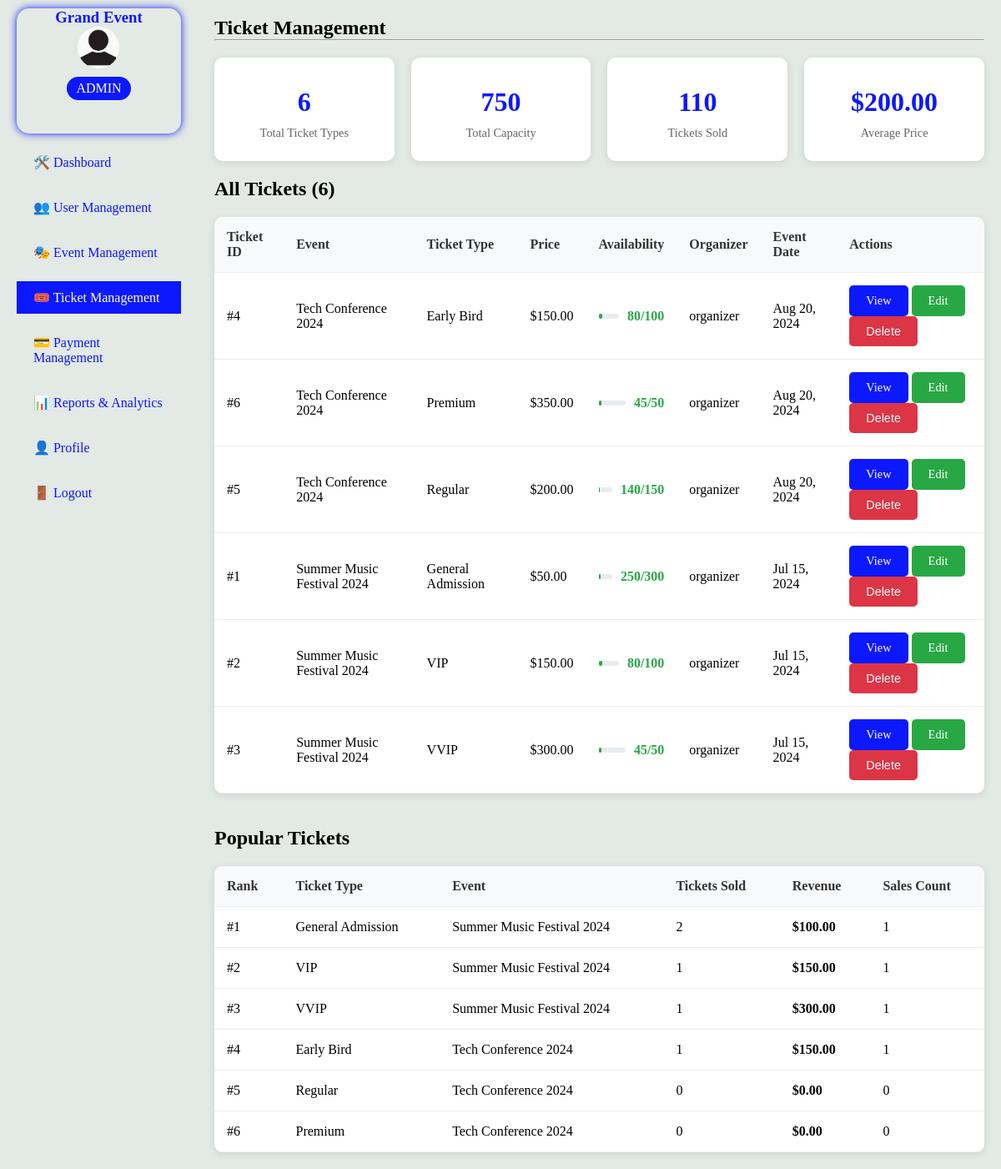
The app's page /admin/ticket_management.php (signed in) with its own data.
### tables this page shows
CREATE TABLE IF NOT EXISTS `tickets` (
  `ticket_id` int(11) NOT NULL AUTO_INCREMENT,
  `event_id` int(11) NOT NULL,
  `ticket_type` varchar(50) NOT NULL,
  `price` decimal(10,2) NOT NULL,
  `total_quantity` int(11) NOT NULL,
  `available_quantity` int(11) NOT NULL,
  `sold_quantity` int(11) DEFAULT 0,
  `seat_layout` text DEFAULT NULL,
  `description` text DEFAULT NULL,
  `created_at` timestamp DEFAULT CURRENT_TIMESTAMP,
  PRIMARY KEY (`ticket_id`),
  KEY `event_id` (`event_id`),
  KEY `ticket_type` (`ticket_type`)
);

CREATE TABLE IF NOT EXISTS `events` (
  `id` int(11) NOT NULL AUTO_INCREMENT,
  `organizer_id` int(11) NOT NULL,
  `event_name` varchar(200) NOT NULL,
  `event_date` date NOT NULL,
  `event_time` time NOT NULL,
  `event_location` varchar(255) NOT NULL,
  `event_category` varchar(50) DEFAULT NULL,
  `ticket_price` decimal(10,2) NOT NULL,
  `total_tickets` int(11) NOT NULL,
  `event_description` text DEFAULT NULL,
  `created_at` timestamp DEFAULT CURRENT_TIMESTAMP,
  PRIMARY KEY (`id`),
  KEY `organizer_id` (`organizer_id`),
  KEY `event_date` (`event_date`)
);

CREATE TABLE IF NOT EXISTS `users` (
  `id` int(11) NOT NULL AUTO_INCREMENT,
  `username` varchar(50) NOT NULL,
  `email` varchar(100) NOT NULL,
  `password` varchar(255) NOT NULL,
  `full_name` varchar(100) DEFAULT NULL,
  `role` enum('admin','organizer','user') DEFAULT 'user',
  `created_at` timestamp DEFAULT CURRENT_TIMESTAMP,
  PRIMARY KEY (`id`),
  UNIQUE KEY `username` (`username`),
  UNIQUE KEY `email` (`email`)
);

### config.php (called while the page is built, shortened)
<?php
try {
    $conn = new mysqli(DB_HOST, DB_USER, DB_PASS, DB_NAME);
} catch(Exception $e) {
    die("Connection failed: " . $e->getMessage());
}
function executeQuery($sql, $params = [], $types = "") {
    global $conn;
    $stmt = $conn->prepare($sql);
    $stmt->execute();
    return $stmt;
}
function fetchAll($sql, $params = [], $types = "") {
    $stmt = executeQuery($sql, $params, $types);
    $result = $stmt->get_result();
    $rows = [];
    while ($row = $result->fetch_assoc()) {
        $rows[] = $row;
    }
    return $rows;
}
?>

### admin/ticket_management.php (the view, shortened to what this page needs)
<?php
require_once '../config.php';
$action = $_GET['action'] ?? '';
$ticket_id = $_GET['id'] ?? 0;
$tickets = fetchAll("
    SELECT t.*, e.event_name, e.event_date, e.event_location, u.username as organizer_name
    FROM tickets t
    JOIN events e ON t.event_id = e.id
    JOIN users u ON e.organizer_id = u.id
    ORDER BY e.event_date DESC, t.ticket_type
");
$current_ticket = null;
$ticket_stats = fetchAll("
    SELECT
        COUNT(*) as total_tickets,
        SUM(total_quantity) as total_capacity,
        SUM(sold_quantity) as total_sold,
        SUM(available_quantity) as total_available,
        AVG(price) as avg_price
    FROM tickets
");
$popular_tickets = fetchAll("
    SELECT
        t.ticket_type,
        e.event_name,
        COUNT(ts.sale_id) as sales_count,
        SUM(ts.quantity) as tickets_sold,
        SUM(ts.total_amount) as revenue
    FROM tickets t
    JOIN events e ON t.event_id = e.id
    LEFT JOIN ticket_sales ts ON t.ticket_id = ts.ticket_id AND ts.payment_status = 'completed'
    GROUP BY t.ticket_id
    ORDER BY tickets_sold DESC
    LIMIT 10
");
?>
<!DOCTYPE html>
<html lang="en">
<head>
</head>
<body>
    <main>
        <aside>
            <div class="profile">
                <h3>Grand Event</h3>
                <div class="img"><img src="../img/pro.jpg" alt="Admin"></div>
                <div class="ro">ADMIN</div>
            </div>
            <div class="roles">
                <a href="adminpage.php">🛠️ Dashboard</a>
                <a href="userman.php">👥 User Management</a>
                <a href="event_management.php">🎭 Event Management</a>
                <a href="ticket_management.php" class="act">🎟️ Ticket Management</a>
                <a href="payment_manage.php">💳 Payment Management</a>
                <a href="report.php">📊 Reports & Analytics</a>
                <a href="profile.php">👤 Profile</a>
                <a href="../logout.php">🚪 Logout</a>
            </div>
        </aside>
        <section>
            <h1>Ticket Management</h1>
            <hr>
            <?php if ($ticket_stats && !$ticket_id): ?>
                <div class="stats-grid">
                    <div class="stat-card">
                        <div class="stat-value"><?php echo $ticket_stats[0]['total_tickets'] ?? 0; ?></div>
                        <div class="stat-label">Total Ticket Types</div>
                    </div>
                    <div class="stat-card">
                        <div class="stat-value"><?php echo $ticket_stats[0]['total_capacity'] ?? 0; ?></div>
                        <div class="stat-label">Total Capacity</div>
                    </div>
                    <div class="stat-card">
                        <div class="stat-value"><?php echo $ticket_stats[0]['total_sold'] ?? 0; ?></div>
                        <div class="stat-label">Tickets Sold</div>
                    </div>
                    <div class="stat-card">
                        <div class="stat-value">$<?php echo number_format($ticket_stats[0]['avg_price'] ?? 0, 2); ?></div>
                        <div class="stat-label">Average Price</div>
                    </div>
                </div>
            <?php endif; ?>
            <?php if ($ticket_id && $current_ticket && $action == 'edit'): ?>
                <div class="form-container">
                    <h2>Edit Ticket: <?php echo htmlspecialchars($current_ticket['ticket_type']); ?></h2>
                    <form method="POST">
                        <input type="hidden" name="ticket_id" value="<?php echo $current_ticket['ticket_id']; ?>">
                        <input type="hidden" name="update_ticket" value="1">
                        <div class="form-group">
                            <label class="form-label">Event</label>
                            <input type="text" class="form-control"
                                   value="<?php echo htmlspecialchars($current_ticket['event_name']); ?>"
                                   disabled>
                        </div>
                        <div class="form-group">
                            <label class="form-label">Ticket Type *</label>
                            <input type="text" name="ticket_type" class="form-control"
                                   value="<?php echo htmlspecialchars($current_ticket['ticket_type']); ?>"
                                   required>
                        </div>
                        <div class="form-row">
                            <div class="form-group">
                                <label class="form-label">Price ($) *</label>
                                <input type="number" step="0.01" name="price" class="form-control"
                                       value="<?php echo $current_ticket['price']; ?>"
                                       required>
                            </div>
                            <div class="form-group">
                                <label class="form-label">Total Quantity *</label>
                                <input type="number" name="total_quantity" class="form-control"
                                       value="<?php echo $current_ticket['total_quantity']; ?>"
                                       required>
                                <small style="color: #666;">Currently sold: <?php echo $current_ticket['sold_quantity']; ?></small>
                            </div>
                        </div>
                        <div class="form-group">
                            <label class="form-label">Seat Layout</label>
                            <textarea name="seat_layout" class="form-control" rows="3"><?php echo htmlspecialchars($current_ticket['seat_layout'] ?? ''); ?></textarea>
                            <small style="color: #666;">Describe seating arrangement (e.g., "VIP: Rows 1-3")</small>
                        </div>
                        <div class="form-group">
                            <label class="form-label">Description</label>
                            <textarea name="description" class="form-control" rows="4"><?php echo htmlspecialchars($current_ticket['description'] ?? ''); ?></textarea>
                        </div>
                        <button type="submit" class="btn btn-primary">Update Ticket</button>
                        <a href="ticket_management.php?action=view&id=<?php echo $ticket_id; ?>" class="btn btn-secondary">Cancel</a>
                    </form>
                </div>
            <?php else: ?>
                <div class="header-actions">
                    <div>
                        <h2>All Tickets (<?php echo count($tickets); ?>)</h2>
                    </div>
                </div>
                <table class="table">
                    <thead>
                        <tr>
                            <th>Ticket ID</th>
                            <th>Event</th>
                            <th>Ticket Type</th>
                            <th>Price</th>
                            <th>Availability</th>
                            <th>Organizer</th>
                            <th>Event Date</th>
                            <th>Actions</th>
                        </tr>
                    </thead>
                    <tbody>
                        <?php if (!empty($tickets)): ?>
                            <?php foreach ($tickets as $ticket):
                                $percentage = ($ticket['sold_quantity'] / $ticket['total_quantity']) * 100;
                                $availability_class = '';
                                if ($ticket['available_quantity'] == 0) {
                                    $availability_class = 'text-danger';
                                } elseif ($ticket['available_quantity'] < 10) {
                                    $availability_class = 'text-warning';
                                } else {
                                    $availability_class = 'text-success';
                                }
                            ?>
                                <tr>
                                    <td>#<?php echo $ticket['ticket_id']; ?></td>
                                    <td><?php echo htmlspecialchars($ticket['event_name']); ?></td>
                                    <td><?php echo htmlspecialchars($ticket['ticket_type']); ?></td>
                                    <td>$<?php echo number_format($ticket['price'], 2); ?></td>
                                    <td>
                                        <div style="display: flex; align-items: center; gap: 10px;">
                                            <div style="flex: 1;">
                                                <div style="height: 6px; background: #e9ecef; border-radius: 3px;">
                                                    <div style="height: 100%; width: <?php echo min($percentage, 100); ?>%; background: #28a745; border-radius: 3px;"></div>
                                                </div>
                                            </div>
                                            <span class="<?php echo $availability_class; ?>">
                                                <?php echo $ticket['available_quantity']; ?>/<?php echo $ticket['total_quantity']; ?>
                                            </span>
                                        </div>
                                    </td>
                                    <td><?php echo htmlspecialchars($ticket['organizer_name']); ?></td>
                                    <td><?php echo date('M d, Y', strtotime($ticket['event_date'])); ?></td>
                                    <td>
                                        <a href="ticket_management.php?action=view&id=<?php echo $ticket['ticket_id']; ?>" class="btn btn-primary">View</a>
                                        <a href="ticket_management.php?action=edit&id=<?php echo $ticket['ticket_id']; ?>" class="btn btn-success">Edit</a>
                                        <form method="POST" style="display: inline;" onsubmit="return confirm('Are you sure you want to delete this ticket? This action cannot be undone.');">
                                            <button type="submit" class="btn btn-danger">Delete</button>
                                        </form>
                                    </td>
                                </tr>
                            <?php endforeach; ?>
                        <?php else: ?>
                            <tr>
                                <td colspan="8" style="text-align: center; color: #666;">No tickets found</td>
                            </tr>
                        <?php endif; ?>
                    </tbody>
                </table>
                <?php if (!empty($popular_tickets)): ?>
                    <h2 style="margin-top: 40px;">Popular Tickets</h2>
                    <table class="table">
                        <thead>
                            <tr>
                                <th>Rank</th>
                                <th>Ticket Type</th>
                                <th>Event</th>
                                <th>Tickets Sold</th>
                                <th>Revenue</th>
                                <th>Sales Count</th>
                            </tr>
                        </thead>
                        <tbody>
                            <?php foreach ($popular_tickets as $index => $ticket): ?>
                                <tr>
                                    <td>#<?php echo $index + 1; ?></td>
                                    <td><?php echo htmlspecialchars($ticket['ticket_type']); ?></td>
                                    <td><?php echo htmlspecialchars($ticket['event_name']); ?></td>
                                    <td><?php echo $ticket['tickets_sold'] ?? 0; ?></td>
                                    <td><strong>$<?php echo number_format($ticket['revenue'] ?? 0, 2); ?></strong></td>
                                    <td><?php echo $ticket['sales_count'] ?? 0; ?></td>
                                </tr>
                            <?php endforeach; ?>
                        </tbody>
                    </table>
                <?php endif; ?>
            <?php endif; ?>
        </section>
    </main>
</body>
</html>

### admin/ticket_management.php (style rules this page uses)
* { margin: 0; padding: 0; box-sizing: border-box; }
body { height: 100vh; width: 100vw; background: #e3e9e4; }
main { display: flex; justify-content: space-between; }
aside { margin: 10px 20px; flex-basis: 17%; }
section { flex-basis: 83%; padding: 20px; }
.roles { display: flex; justify-content: space-between; flex-direction: column; }
.roles a { text-decoration: none; color: #0c18fd; padding: 10px 20px; margin-top: 15px; }
.profile { height: 150px; font-family: cursive; box-shadow: 0 0 10px #0c18fd; border-radius: 15px; }
.profile h3 { text-align: center; color: #0c18fd; }
.img { width: 50px; height: 50px; border-radius: 50%; margin: auto; }
.img img { width: 50px; height: 50px; border-radius: 50%; margin: auto; }
.ro { text-align: center; margin: 10px 60px; padding: 5px 0; border-radius: 20px; background: #0c18fd; color: #fff; }
.act { color: #fff !important; background: #0c18fd; }
.header-actions { display: flex; justify-content: space-between; align-items: center; margin-bottom: 20px; }
.btn { padding: 10px 20px; border: none; border-radius: 5px; cursor: pointer; text-decoration: none; display: inline-block; font-size: 0.9em; }
.btn-primary { background: #0c18fd; color: white; }
.btn-success { background: #28a745; color: white; }
.btn-danger { background: #dc3545; color: white; }
.stats-grid { display: grid; grid-template-columns: repeat(auto-fit, minmax(200px, 1fr)); gap: 20px; margin: 20px 0; }
.stat-card { background: white; padding: 25px; border-radius: 10px; box-shadow: 0 2px 10px rgba(0,0,0,0.1); text-align: center; }
.stat-value { font-size: 2em; font-weight: bold; color: #0c18fd; margin: 10px 0; }
.stat-label { color: #666; font-size: 0.9em; }
.table { width: 100%; border-collapse: collapse; margin-top: 20px; background: white; border-radius: 10px; overflow: hidden; box-shadow: 0 2px 10px rgba(0,0,0,0.1); }
.table th, .table td { padding: 15px; text-align: left; border-bottom: 1px solid #eee; }
.table th { background: #f8f9fa; font-weight: bold; color: #333; }
.text-success { color: #28a745; font-weight: bold; }

### records on screen
tickets: ticket_id "4", event.event_name "Tech Conference 2024", ticket_type "Early Bird", price "150.00", sold_quantity 20 (drawn), available_quantity "80", total_quantity "100", users.username "organizer", event.event_date "Aug 20, 2024"
tickets: ticket_id "6", event.event_name "Tech Conference 2024", ticket_type "Premium", price "350.00", available_quantity "45", total_quantity "50", users.username "organizer", event.event_date "Aug 20, 2024"
tickets: ticket_id "5", event.event_name "Tech Conference 2024", ticket_type "Regular", price "200.00", available_quantity "140", total_quantity "150", users.username "organizer", event.event_date "Aug 20, 2024"
tickets: ticket_id "1", event.event_name "Summer Music Festival 2024", ticket_type "General Admission", price "50.00", available_quantity "250", total_quantity "300", users.username "organizer", event.event_date "Jul 15, 2024"
tickets: ticket_id "2", event.event_name "Summer Music Festival 2024", ticket_type "VIP", price "150.00", sold_quantity 20 (drawn), available_quantity "80", total_quantity "100", users.username "organizer", event.event_date "Jul 15, 2024"
tickets: ticket_id "3", event.event_name "Summer Music Festival 2024", ticket_type "VVIP", price "300.00", available_quantity "45", total_quantity "50", users.username "organizer", event.event_date "Jul 15, 2024"

### other values on screen
$ticket_stats[0]['total_tickets'] "6"
$ticket_stats[0]['total_capacity'] "750"
$ticket_stats[0]['total_sold'] "110"
$ticket_stats[0]['avg_price'] "200.00"
count($tickets) "6"
$ticket['ticket_type'] "General Admission"
$ticket['event_name'] "Summer Music Festival 2024"
$ticket['tickets_sold'] "2"
$ticket['revenue'] "100.00"
$ticket['sales_count'] "1"
$ticket['ticket_type'] "VIP"
$ticket['tickets_sold'] "1"
$ticket['revenue'] "150.00"
$ticket['ticket_type'] "VVIP"
$ticket['revenue'] "300.00"
